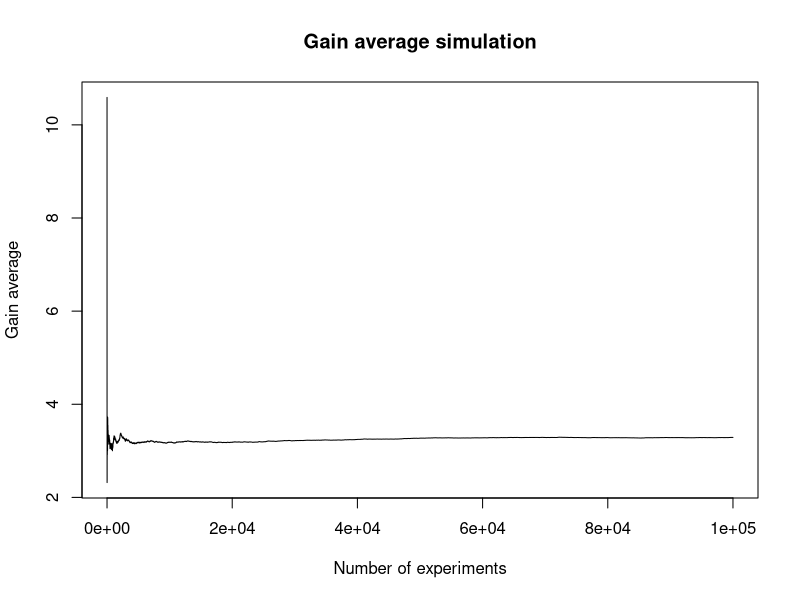
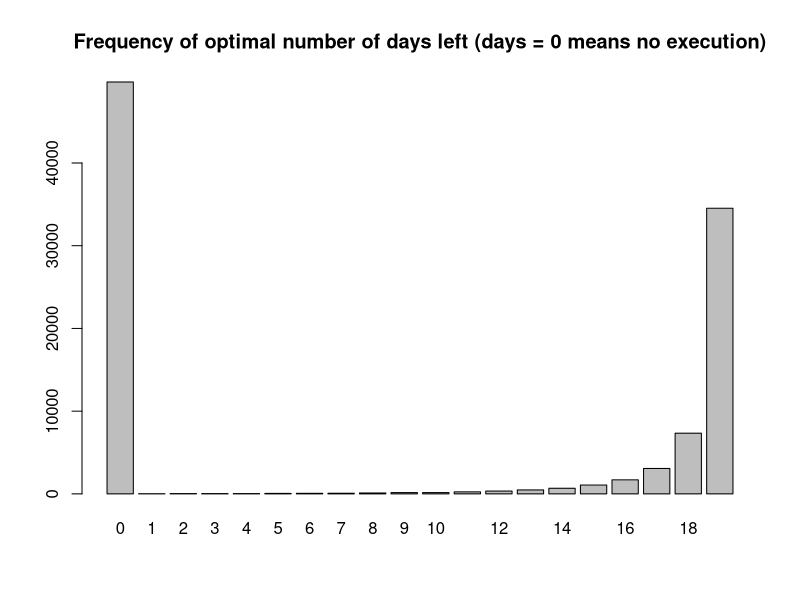
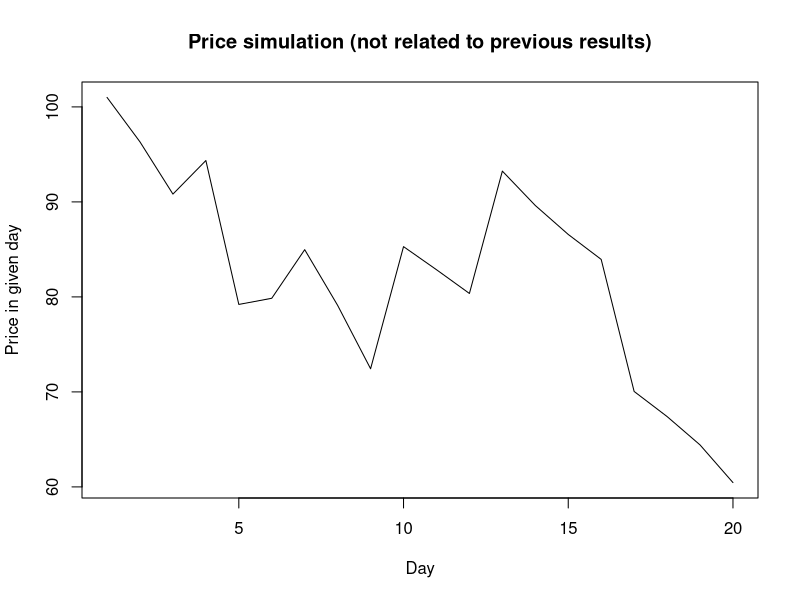
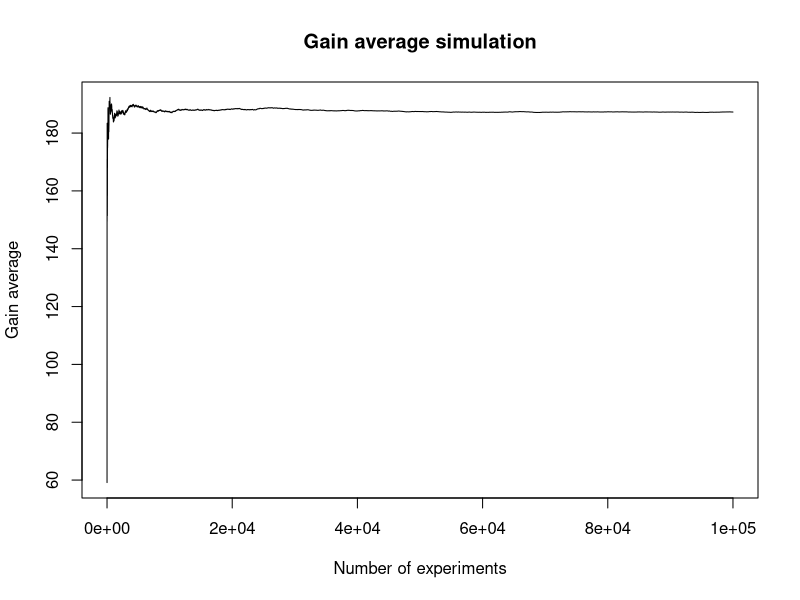
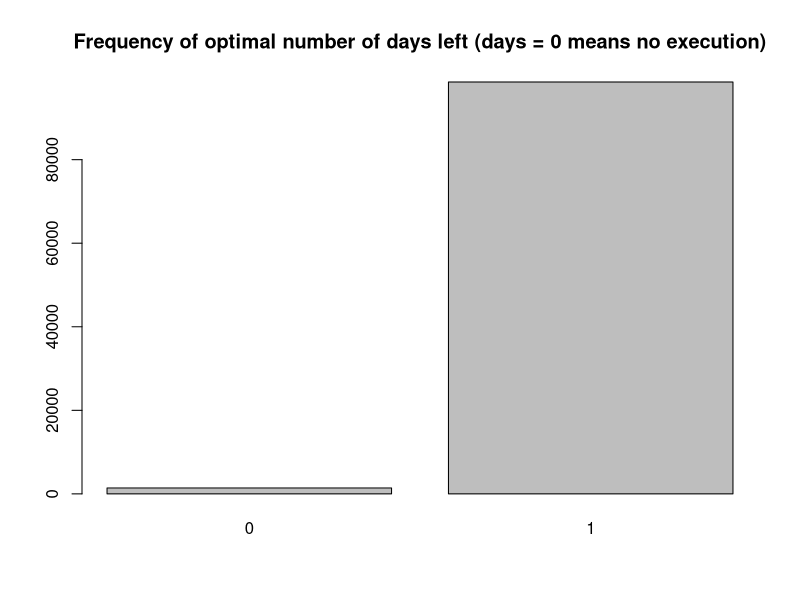
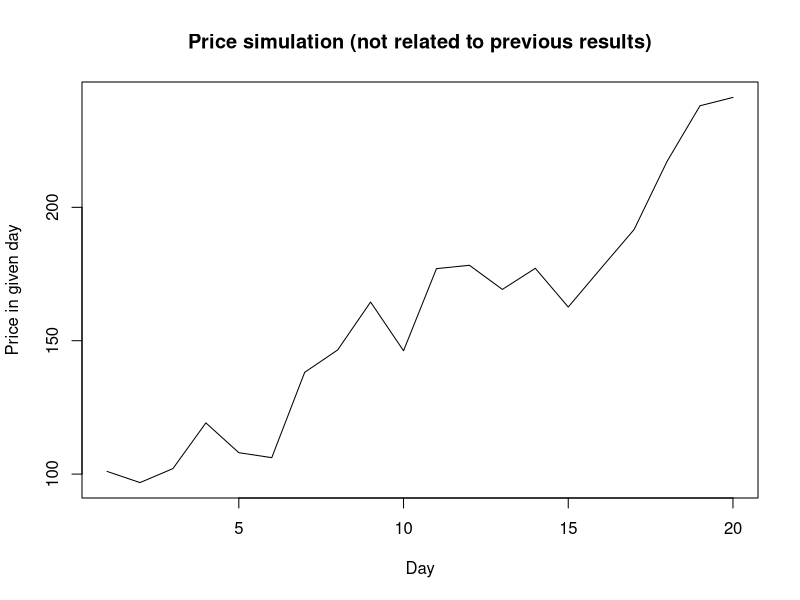

Write the R code that produced these figures, in order.
# Problem:
# Options over actions - Section 6.7 from Ross' Simulation 3rd Edition book (6.8 from 4th Edition)
# Code Author: Racso Galvan
# Presentation Authors: Guillermo Montañez, Sergio Sanchez
# Policy:
# If there are m days to go, then exercise the option at this time if
#   Current Price > k
# and if for each i = 1, 2, ..., m it holds
#  
#   Current Price > k + (Current Price) * exp(i * alpha) * phi(sigma * sqrt(i) + b_i) - k * phi(b_i)
#
# where phi(x) is the standard normal distribution function and
#   
#   b_i = (i * mu - log(k / (Current Price))) / (sigma * sqrt(i))
#
# Stock Prices model:
#
#   S_i = S_(i-1) * exp(X), where X is a normal random variable with mean mu and standard deviation sigma.
#
# S fractional change has a log-normal distribution with mean (mu + sigma^2 / 2).
# 
# mu <- mean
# sigma <- standard deviation
# k <- fixed stock price
# n <- number of days for the period
# initialPrice <- initial price of the stock

# rm(list = ls()) # Don't use it if not using RStudio

getFormula <- function(Pm, alpha, i, bi, k, sigma){ # Expresión a comparar con Pm
  return(k + Pm * exp(i * alpha) * dnorm(sigma * sqrt(i) + bi) - k * dnorm(bi))
}

getOptionGain <- function(mu, sigma, n, k, initialPrice){
  alpha <- mu + (sigma ^ 2) / 2 # Alpha = esperanza de la log-normal
  if(alpha >= 0){ # Caso óptimo para alpha >= 0
    m <- n
    CurrentPrice <- initialPrice
    while(m > 1){
      x <- rnorm(1, mu, sigma)
      CurrentPrice <- CurrentPrice * exp(x)
      m <- m - 1
    }
    if(CurrentPrice < k){
      return(c(0, 0)) # No compró nada
    } else {
      return(c(CurrentPrice - k, 1)) # Compro en el último dia porque es óptimo
    }
  } else { # Caso en el que la política aplica
    m <- n # Cantidad de dias que faltan para que se acabe el periodo
    CurrentPrice <- initialPrice # Precio inicial de la acción
    choose <- FALSE # Si voy a ejercer la opción o no
    while(m >= 1 && !choose){ # m >= 1 es porque el periodo no ha acabado, !choose es porque aún no ejerzo mi derecho
      if(CurrentPrice > k && m < n){ # Según la política (considerando que no se puede comprar el primer dia)
        choose <- TRUE # Inicializo asumiendo que todos los valores cumplen
        for(i in 1 : m){ # Según la política
          bi <- (i * mu - log(k / CurrentPrice)) / (sigma * sqrt(i))
          if(CurrentPrice <= getFormula(CurrentPrice, alpha, i, bi, k, sigma)){ # Si hay uno que no cumple, no debo elegir este día
            choose <- FALSE
            break
          }
        }
      }
      if(!choose){ # No he elegido este dia para ejercer, genero el nuevo precio de la acción según el x
        x <- rnorm(1, mu, sigma)
        CurrentPrice <- CurrentPrice * exp(x)
        m <- m - 1
      } else { # Ejerzo y termino
        return(c(CurrentPrice - k, m))
      }
    }
  }
  return(c(0, 0)) # En el peor de los casos, no ejerzo y mi ganancia es 0.
}

getPrices <- function(mu, sigma, n, initialPrice){
	ans <- NULL
	CurrentPrice <- initialPrice
	for(i in 1 : n){
		ans <- c(ans, CurrentPrice)
		x <- rnorm(1, mu, sigma)
		CurrentPrice <- CurrentPrice * exp(x)
	}
	return(ans)
}

getOptionExperiment <- function(mu, sigma, n, k, initialPrice, times){ # Generar times experimentos con los parámetros dados
  if(mu + sigma^2 / 2 >= 0){
    print("Solucion Optima")
  } else {
    print("Politica aplicada")
  }
  ansG <- NULL
  ansD <- NULL
  for(i in 1 : times){
    res <- getOptionGain(mu, sigma, n, k, initialPrice)
    ansG <- c(ansG, res[1])
    ansD <- c(ansD, res[2])
  }
  return(c(ansG, ansD))
}

pdf("Options2.pdf") # Erase if using RStudio: if already ran, restart the environment

# Caso de prueba 1

times <- 100000 # 100000 experiments to find average of gain (Takes some time)
mu <- -0.05
sigma <- 0.1
n <- 20
k <- 100
initialPrice <- 101

ans <- getOptionExperiment(mu, sigma, n, k, initialPrice, times)

gains <- ans[1 : times]
days <- ans[(times + 1) : (2 * times)]

plot(1 : times, cumsum(gains) / 1 : times, main = "Gain average simulation", type = "l", xlab = "Number of experiments", ylab = "Gain average")

barplot(table(days), main = "Frequency of optimal number of days left (days = 0 means no execution)")

prices <- getPrices(mu, sigma, n, initialPrice)

plot(1 : n, prices, main = "Price simulation (not related to previous results)", type = "l", xlab = "Day", ylab = "Price in given day")

print(sum(gains) / times)

# Caso de prueba 2

times <- 100000 # 100000 experiments to find average of gain (Takes some time)
mu <- 0.05
sigma <- 0.1
n <- 20
k <- 100
initialPrice <- 101

ans <- getOptionExperiment(mu, sigma, n, k, initialPrice, times)

gains <- ans[1 : times]
days <- ans[(times + 1) : (2 * times)]

plot(1 : times, cumsum(gains) / 1 : times, main = "Gain average simulation", type = "l", xlab = "Number of experiments", ylab = "Gain average")

barplot(table(days), main = "Frequency of optimal number of days left (days = 0 means no execution)")

prices <- getPrices(mu, sigma, n, initialPrice)

plot(1 : n, prices, main = "Price simulation (not related to previous results)", type = "l", xlab = "Day", ylab = "Price in given day")

print(sum(gains) / times)
